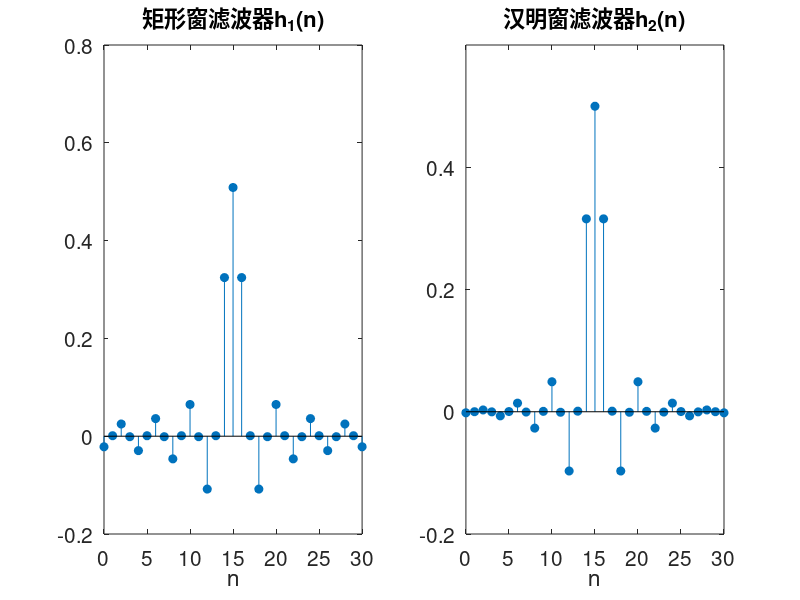
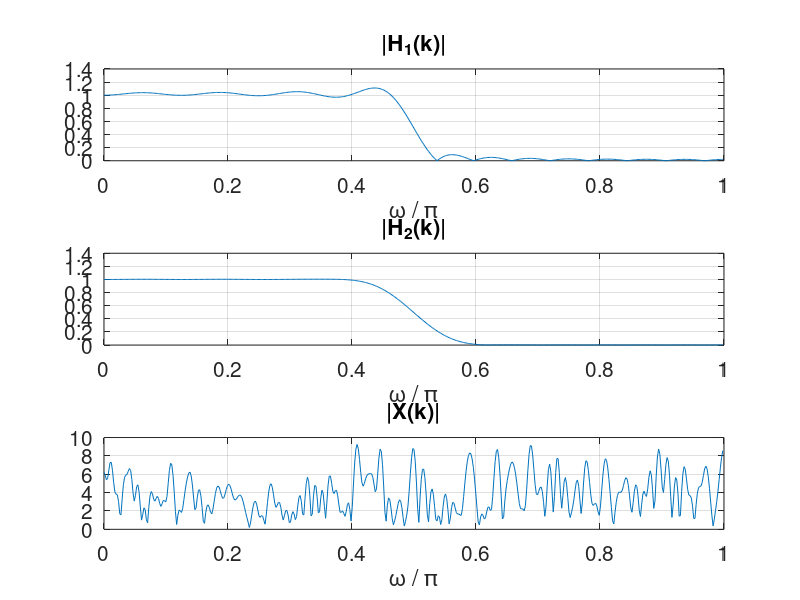
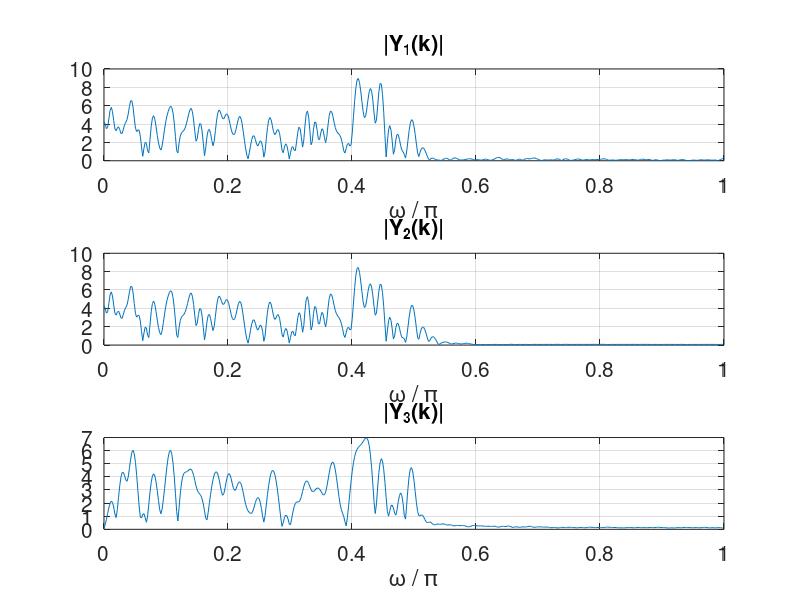

These figures' MATLAB source, in order:
% 参数
wc = 0.5 * pi;
N1 = 31         % 滤波器1，2
n1 = 0:1:N1-1;
N2 = 200;       % 输入序列
n2 = 0:1:N2-1;
N3 = 127;       % 滤波器3
n3 = 0:1:N3-1;
% 输入函数
x = rand(1,200) - 0.5;
[X, w] = freqz(x);
% 滤波器设计
h1 = fir1(N1-1, wc/pi, boxcar(N1));
[H1, w1] = freqz(h1);
h2 = fir1(N1-1, wc/pi);
[H2, w2] = freqz(h2);
h3 = fir1(N3-1, wc/pi, boxcar(N3));
[H3, w3] = freqz(h3);
% 滤波结果
y1 = filter(h1, 1, x);
[Y1, yw1] = freqz(y1);
y2 = filter(h2, 1, x);
[Y2, yw2] = freqz(y2);
y3 = filter(h3, 1, x);
[Y3, yw3] = freqz(y3);
% 绘图

% h1(n), h2(n)
f = figure(1);
set(gcf,'outerposition',get(0,'screensize'));
subplot(1, 2, 1);
    stem(n1, h1, 'filled');
    xlabel('n', 'Fontsize', 16);
    set(gca,'FontSize',15);
    title('矩形窗滤波器h_1(n)', 'Fontsize', 16);
subplot(1, 2, 2);
    stem(n1, h2, 'filled');
    axis([0 30 -0.2 0.6]);
    xlabel('n', 'Fontsize', 16);
    set(gca,'FontSize',15);
    title('汉明窗滤波器h_2(n)', 'Fontsize', 16);
saveas(f, 'exp4-5-2-1', 'png');

% H1(k), H2(k), X(k)

f = figure(1);
set(gcf,'outerposition',get(0,'screensize'));
subplot(3, 1, 1);
    plot(w1/pi, abs(H1));
    grid on;
    xlabel('\omega / \pi', 'Fontsize', 16);
    set(gca,'FontSize',15);
    title('|H_1(k)|', 'Fontsize', 16);
subplot(3, 1, 2);
    plot(w2/pi, abs(H2));
    grid on;
    xlabel('\omega / \pi', 'Fontsize', 16);
    set(gca,'FontSize',15);
    title('|H_2(k)|', 'Fontsize', 16);
subplot(3, 1, 3);
    plot(w/pi, abs(X));
    grid on;
    xlabel('\omega / \pi', 'Fontsize', 16);
    set(gca,'FontSize',15);
    title('|X(k)|', 'Fontsize', 16);
saveas(f, 'exp4-5-2-2', 'png');

% Y1(k), Y2(k), Y3(k)
f = figure(1);
set(gcf,'outerposition',get(0,'screensize'));
subplot(3, 1, 1);
    plot(yw1/pi, abs(Y1));
    grid on;
    xlabel('\omega / \pi', 'Fontsize', 16);
    set(gca,'FontSize',15);
    title('|Y_1(k)|', 'Fontsize', 16);
subplot(3, 1, 2);
    plot(yw2/pi, abs(Y2));
    grid on;
    xlabel('\omega / \pi', 'Fontsize', 16);
    set(gca,'FontSize',15);
    title('|Y_2(k)|', 'Fontsize', 16);
subplot(3, 1, 3);
    plot(yw3/pi, abs(Y3));
    grid on;
    xlabel('\omega / \pi', 'Fontsize', 16);
    set(gca,'FontSize',15);
    title('|Y_3(k)|', 'Fontsize', 16);
saveas(f, 'exp4-5-2-3', 'png');

